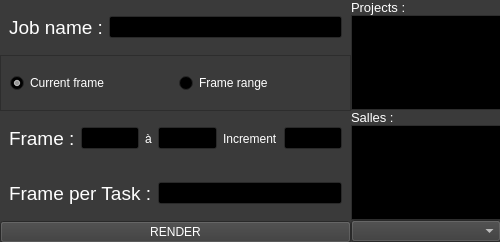
<?xml version="1.0" encoding="UTF-8"?>
<ui version="4.0">
 <class>Form</class>
 <widget class="QWidget" name="Form">
  <property name="geometry">
   <rect>
    <x>0</x>
    <y>0</y>
    <width>500</width>
    <height>242</height>
   </rect>
  </property>
  <property name="palette">
   <palette>
    <active>
     <colorrole role="WindowText">
      <brush brushstyle="SolidPattern">
       <color alpha="255">
        <red>255</red>
        <green>255</green>
        <blue>255</blue>
       </color>
      </brush>
     </colorrole>
     <colorrole role="Button">
      <brush brushstyle="SolidPattern">
       <color alpha="255">
        <red>58</red>
        <green>58</green>
        <blue>58</blue>
       </color>
      </brush>
     </colorrole>
     <colorrole role="Light">
      <brush brushstyle="SolidPattern">
       <color alpha="255">
        <red>87</red>
        <green>87</green>
        <blue>87</blue>
       </color>
      </brush>
     </colorrole>
     <colorrole role="Midlight">
      <brush brushstyle="SolidPattern">
       <color alpha="255">
        <red>72</red>
        <green>72</green>
        <blue>72</blue>
       </color>
      </brush>
     </colorrole>
     <colorrole role="Dark">
      <brush brushstyle="SolidPattern">
       <color alpha="255">
        <red>29</red>
        <green>29</green>
        <blue>29</blue>
       </color>
      </brush>
     </colorrole>
     <colorrole role="Mid">
      <brush brushstyle="SolidPattern">
       <color alpha="255">
        <red>38</red>
        <green>38</green>
        <blue>38</blue>
       </color>
      </brush>
     </colorrole>
     <colorrole role="Text">
      <brush brushstyle="SolidPattern">
       <color alpha="255">
        <red>255</red>
        <green>255</green>
        <blue>255</blue>
       </color>
      </brush>
     </colorrole>
     <colorrole role="BrightText">
      <brush brushstyle="SolidPattern">
       <color alpha="255">
        <red>255</red>
        <green>255</green>
        <blue>255</blue>
       </color>
      </brush>
     </colorrole>
     <colorrole role="ButtonText">
      <brush brushstyle="SolidPattern">
       <color alpha="255">
        <red>255</red>
        <green>255</green>
        <blue>255</blue>
       </color>
      </brush>
     </colorrole>
     <colorrole role="Base">
      <brush brushstyle="SolidPattern">
       <color alpha="255">
        <red>0</red>
        <green>0</green>
        <blue>0</blue>
       </color>
      </brush>
     </colorrole>
     <colorrole role="Window">
      <brush brushstyle="SolidPattern">
       <color alpha="255">
        <red>58</red>
        <green>58</green>
        <blue>58</blue>
       </color>
      </brush>
     </colorrole>
     <colorrole role="Shadow">
      <brush brushstyle="SolidPattern">
       <color alpha="255">
        <red>0</red>
        <green>0</green>
        <blue>0</blue>
       </color>
      </brush>
     </colorrole>
     <colorrole role="AlternateBase">
      <brush brushstyle="SolidPattern">
       <color alpha="255">
        <red>29</red>
        <green>29</green>
        <blue>29</blue>
       </color>
      </brush>
     </colorrole>
     <colorrole role="ToolTipBase">
      <brush brushstyle="SolidPattern">
       <color alpha="255">
        <red>255</red>
        <green>255</green>
        <blue>220</blue>
       </color>
      </brush>
     </colorrole>
     <colorrole role="ToolTipText">
      <brush brushstyle="SolidPattern">
       <color alpha="255">
        <red>0</red>
        <green>0</green>
        <blue>0</blue>
       </color>
      </brush>
     </colorrole>
    </active>
    <inactive>
     <colorrole role="WindowText">
      <brush brushstyle="SolidPattern">
       <color alpha="255">
        <red>255</red>
        <green>255</green>
        <blue>255</blue>
       </color>
      </brush>
     </colorrole>
     <colorrole role="Button">
      <brush brushstyle="SolidPattern">
       <color alpha="255">
        <red>58</red>
        <green>58</green>
        <blue>58</blue>
       </color>
      </brush>
     </colorrole>
     <colorrole role="Light">
      <brush brushstyle="SolidPattern">
       <color alpha="255">
        <red>87</red>
        <green>87</green>
        <blue>87</blue>
       </color>
      </brush>
     </colorrole>
     <colorrole role="Midlight">
      <brush brushstyle="SolidPattern">
       <color alpha="255">
        <red>72</red>
        <green>72</green>
        <blue>72</blue>
       </color>
      </brush>
     </colorrole>
     <colorrole role="Dark">
      <brush brushstyle="SolidPattern">
       <color alpha="255">
        <red>29</red>
        <green>29</green>
        <blue>29</blue>
       </color>
      </brush>
     </colorrole>
     <colorrole role="Mid">
      <brush brushstyle="SolidPattern">
       <color alpha="255">
        <red>38</red>
        <green>38</green>
        <blue>38</blue>
       </color>
      </brush>
     </colorrole>
     <colorrole role="Text">
      <brush brushstyle="SolidPattern">
       <color alpha="255">
        <red>255</red>
        <green>255</green>
        <blue>255</blue>
       </color>
      </brush>
     </colorrole>
     <colorrole role="BrightText">
      <brush brushstyle="SolidPattern">
       <color alpha="255">
        <red>255</red>
        <green>255</green>
        <blue>255</blue>
       </color>
      </brush>
     </colorrole>
     <colorrole role="ButtonText">
      <brush brushstyle="SolidPattern">
       <color alpha="255">
        <red>255</red>
        <green>255</green>
        <blue>255</blue>
       </color>
      </brush>
     </colorrole>
     <colorrole role="Base">
      <brush brushstyle="SolidPattern">
       <color alpha="255">
        <red>0</red>
        <green>0</green>
        <blue>0</blue>
       </color>
      </brush>
     </colorrole>
     <colorrole role="Window">
      <brush brushstyle="SolidPattern">
       <color alpha="255">
        <red>58</red>
        <green>58</green>
        <blue>58</blue>
       </color>
      </brush>
     </colorrole>
     <colorrole role="Shadow">
      <brush brushstyle="SolidPattern">
       <color alpha="255">
        <red>0</red>
        <green>0</green>
        <blue>0</blue>
       </color>
      </brush>
     </colorrole>
     <colorrole role="AlternateBase">
      <brush brushstyle="SolidPattern">
       <color alpha="255">
        <red>29</red>
        <green>29</green>
        <blue>29</blue>
       </color>
      </brush>
     </colorrole>
     <colorrole role="ToolTipBase">
      <brush brushstyle="SolidPattern">
       <color alpha="255">
        <red>255</red>
        <green>255</green>
        <blue>220</blue>
       </color>
      </brush>
     </colorrole>
     <colorrole role="ToolTipText">
      <brush brushstyle="SolidPattern">
       <color alpha="255">
        <red>0</red>
        <green>0</green>
        <blue>0</blue>
       </color>
      </brush>
     </colorrole>
    </inactive>
    <disabled>
     <colorrole role="WindowText">
      <brush brushstyle="SolidPattern">
       <color alpha="255">
        <red>29</red>
        <green>29</green>
        <blue>29</blue>
       </color>
      </brush>
     </colorrole>
     <colorrole role="Button">
      <brush brushstyle="SolidPattern">
       <color alpha="255">
        <red>58</red>
        <green>58</green>
        <blue>58</blue>
       </color>
      </brush>
     </colorrole>
     <colorrole role="Light">
      <brush brushstyle="SolidPattern">
       <color alpha="255">
        <red>87</red>
        <green>87</green>
        <blue>87</blue>
       </color>
      </brush>
     </colorrole>
     <colorrole role="Midlight">
      <brush brushstyle="SolidPattern">
       <color alpha="255">
        <red>72</red>
        <green>72</green>
        <blue>72</blue>
       </color>
      </brush>
     </colorrole>
     <colorrole role="Dark">
      <brush brushstyle="SolidPattern">
       <color alpha="255">
        <red>29</red>
        <green>29</green>
        <blue>29</blue>
       </color>
      </brush>
     </colorrole>
     <colorrole role="Mid">
      <brush brushstyle="SolidPattern">
       <color alpha="255">
        <red>38</red>
        <green>38</green>
        <blue>38</blue>
       </color>
      </brush>
     </colorrole>
     <colorrole role="Text">
      <brush brushstyle="SolidPattern">
       <color alpha="255">
        <red>29</red>
        <green>29</green>
        <blue>29</blue>
       </color>
      </brush>
     </colorrole>
     <colorrole role="BrightText">
      <brush brushstyle="SolidPattern">
       <color alpha="255">
        <red>255</red>
        <green>255</green>
        <blue>255</blue>
       </color>
      </brush>
     </colorrole>
     <colorrole role="ButtonText">
      <brush brushstyle="SolidPattern">
       <color alpha="255">
        <red>29</red>
        <green>29</green>
        <blue>29</blue>
       </color>
      </brush>
     </colorrole>
     <colorrole role="Base">
      <brush brushstyle="SolidPattern">
       <color alpha="255">
        <red>58</red>
        <green>58</green>
        <blue>58</blue>
       </color>
      </brush>
     </colorrole>
     <colorrole role="Window">
      <brush brushstyle="SolidPattern">
       <color alpha="255">
        <red>58</red>
        <green>58</green>
        <blue>58</blue>
       </color>
      </brush>
     </colorrole>
     <colorrole role="Shadow">
      <brush brushstyle="SolidPattern">
       <color alpha="255">
        <red>0</red>
        <green>0</green>
        <blue>0</blue>
       </color>
      </brush>
     </colorrole>
     <colorrole role="AlternateBase">
      <brush brushstyle="SolidPattern">
       <color alpha="255">
        <red>58</red>
        <green>58</green>
        <blue>58</blue>
       </color>
      </brush>
     </colorrole>
     <colorrole role="ToolTipBase">
      <brush brushstyle="SolidPattern">
       <color alpha="255">
        <red>255</red>
        <green>255</green>
        <blue>220</blue>
       </color>
      </brush>
     </colorrole>
     <colorrole role="ToolTipText">
      <brush brushstyle="SolidPattern">
       <color alpha="255">
        <red>0</red>
        <green>0</green>
        <blue>0</blue>
       </color>
      </brush>
     </colorrole>
    </disabled>
   </palette>
  </property>
  <property name="windowTitle">
   <string>Form</string>
  </property>
  <widget class="QWidget" name="widget_4" native="true">
   <property name="geometry">
    <rect>
     <x>0</x>
     <y>0</y>
     <width>501</width>
     <height>243</height>
    </rect>
   </property>
   <layout class="QGridLayout" name="gridLayout_2">
    <property name="leftMargin">
     <number>0</number>
    </property>
    <property name="topMargin">
     <number>0</number>
    </property>
    <property name="rightMargin">
     <number>0</number>
    </property>
    <property name="bottomMargin">
     <number>0</number>
    </property>
    <property name="spacing">
     <number>0</number>
    </property>
    <item row="0" column="0">
     <widget class="QWidget" name="widget" native="true">
      <layout class="QGridLayout" name="gridLayout">
       <property name="leftMargin">
        <number>0</number>
       </property>
       <property name="topMargin">
        <number>0</number>
       </property>
       <property name="rightMargin">
        <number>0</number>
       </property>
       <property name="bottomMargin">
        <number>0</number>
       </property>
       <property name="spacing">
        <number>0</number>
       </property>
       <item row="0" column="0">
        <widget class="QWidget" name="widget_2" native="true">
         <layout class="QHBoxLayout" name="horizontalLayout_4">
          <item>
           <widget class="QLabel" name="label">
            <property name="font">
             <font>
              <pointsize>14</pointsize>
             </font>
            </property>
            <property name="text">
             <string>Job name :</string>
            </property>
           </widget>
          </item>
          <item>
           <widget class="QLineEdit" name="input_job_name"/>
          </item>
         </layout>
        </widget>
       </item>
       <item row="1" column="0">
        <widget class="QFrame" name="frame">
         <property name="frameShape">
          <enum>QFrame::StyledPanel</enum>
         </property>
         <property name="frameShadow">
          <enum>QFrame::Raised</enum>
         </property>
         <layout class="QHBoxLayout" name="horizontalLayout">
          <item>
           <widget class="QRadioButton" name="rb_frame">
            <property name="text">
             <string>Current frame</string>
            </property>
            <property name="checked">
             <bool>true</bool>
            </property>
           </widget>
          </item>
          <item>
           <widget class="QRadioButton" name="rb_frame_range">
            <property name="text">
             <string>Frame range</string>
            </property>
           </widget>
          </item>
         </layout>
        </widget>
       </item>
       <item row="2" column="0">
        <widget class="QWidget" name="widget_frame" native="true">
         <layout class="QHBoxLayout" name="horizontalLayout_2">
          <item>
           <widget class="QLabel" name="label_2">
            <property name="font">
             <font>
              <pointsize>14</pointsize>
             </font>
            </property>
            <property name="text">
             <string>Frame :</string>
            </property>
           </widget>
          </item>
          <item>
           <widget class="QLineEdit" name="input_frame_start"/>
          </item>
          <item>
           <widget class="QLabel" name="label_5">
            <property name="text">
             <string>à</string>
            </property>
           </widget>
          </item>
          <item>
           <widget class="QLineEdit" name="input_frame_end"/>
          </item>
          <item>
           <widget class="QLabel" name="label_3">
            <property name="text">
             <string>Increment</string>
            </property>
           </widget>
          </item>
          <item>
           <widget class="QLineEdit" name="input_frame_increment"/>
          </item>
         </layout>
        </widget>
       </item>
       <item row="3" column="0">
        <widget class="QWidget" name="widget_frame_per_task" native="true">
         <layout class="QHBoxLayout" name="horizontalLayout_3">
          <item>
           <widget class="QLabel" name="label_4">
            <property name="font">
             <font>
              <pointsize>14</pointsize>
             </font>
            </property>
            <property name="text">
             <string>Frame per Task :</string>
            </property>
           </widget>
          </item>
          <item>
           <widget class="QLineEdit" name="input_frame_per_task"/>
          </item>
         </layout>
        </widget>
       </item>
       <item row="4" column="0">
        <widget class="QPushButton" name="bt_render">
         <property name="text">
          <string>RENDER</string>
         </property>
        </widget>
       </item>
      </layout>
     </widget>
    </item>
    <item row="0" column="1">
     <widget class="QWidget" name="widget_3" native="true">
      <property name="minimumSize">
       <size>
        <width>150</width>
        <height>243</height>
       </size>
      </property>
      <property name="maximumSize">
       <size>
        <width>150</width>
        <height>16777215</height>
       </size>
      </property>
      <layout class="QVBoxLayout" name="verticalLayout">
       <property name="spacing">
        <number>0</number>
       </property>
       <property name="leftMargin">
        <number>0</number>
       </property>
       <property name="topMargin">
        <number>0</number>
       </property>
       <property name="rightMargin">
        <number>0</number>
       </property>
       <property name="bottomMargin">
        <number>1</number>
       </property>
       <item>
        <widget class="QLabel" name="label_6">
         <property name="font">
          <font>
           <pointsize>10</pointsize>
          </font>
         </property>
         <property name="text">
          <string>Projects : </string>
         </property>
        </widget>
       </item>
       <item>
        <widget class="QListWidget" name="list_project">
         <property name="selectionMode">
          <enum>QAbstractItemView::MultiSelection</enum>
         </property>
        </widget>
       </item>
       <item>
        <widget class="QLabel" name="label_7">
         <property name="font">
          <font>
           <pointsize>10</pointsize>
          </font>
         </property>
         <property name="text">
          <string>Salles : </string>
         </property>
        </widget>
       </item>
       <item>
        <widget class="QListWidget" name="list_salle">
         <property name="minimumSize">
          <size>
           <width>150</width>
           <height>0</height>
          </size>
         </property>
         <property name="selectionMode">
          <enum>QAbstractItemView::MultiSelection</enum>
         </property>
        </widget>
       </item>
       <item>
        <widget class="QComboBox" name="cb_ram"/>
       </item>
      </layout>
     </widget>
    </item>
   </layout>
  </widget>
 </widget>
 <resources/>
 <connections/>
</ui>
